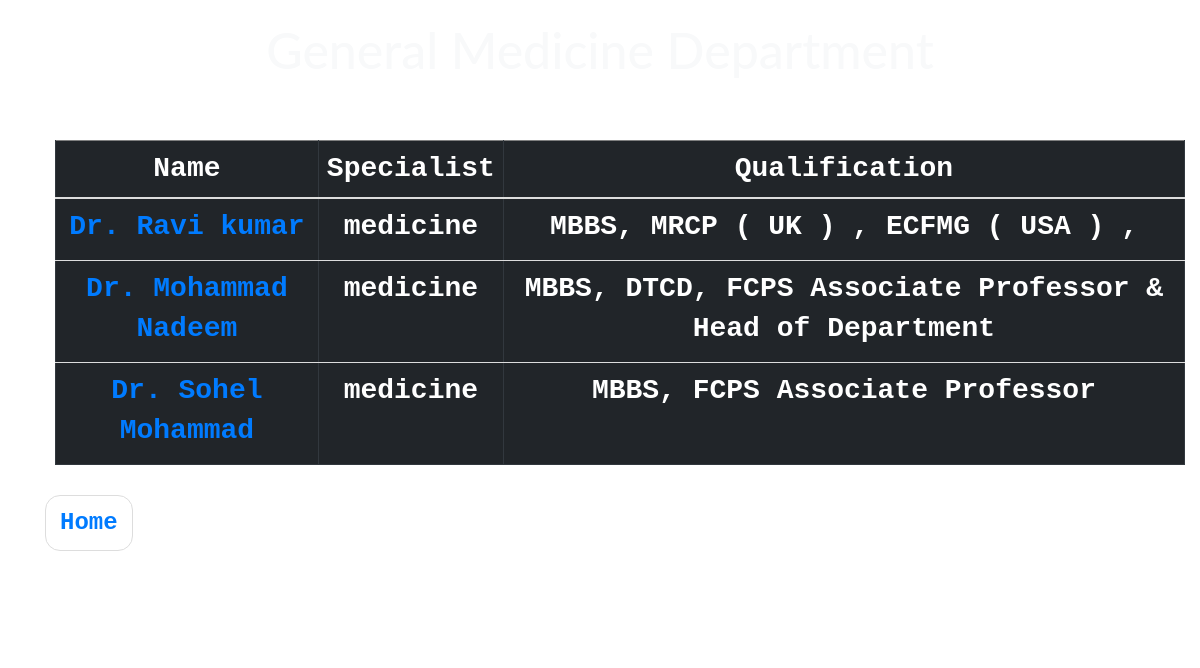
The app's page /medicine.php with its own data.
### tables this page shows
CREATE TABLE `schedule` (
  `s_id` int(11) NOT NULL,
  `Day_Time1` varchar(500) NOT NULL,
  `Day_Time2` varchar(500) NOT NULL,
  `Day_Time3` varchar(500) NOT NULL,
  `Day_Time4` varchar(500) NOT NULL,
  `Day_Time5` varchar(5000) NOT NULL,
  `Day_Time6` varchar(5000) NOT NULL,
  `Day_Time7` varchar(5000) NOT NULL,
  `d_id` int(11) NOT NULL
);

CREATE TABLE `doctor` (
  `id` int(11) NOT NULL,
  `f_name` varchar(500) NOT NULL,
  `l_name` varchar(500) NOT NULL,
  `email` varchar(500) NOT NULL,
  `contact` varchar(500) NOT NULL,
  `specialist` varchar(500) NOT NULL,
  `qualification` varchar(500) NOT NULL,
  `DOB` date NOT NULL,
  `gender` varchar(500) NOT NULL,
  `bmdc_reg_num` int(11) NOT NULL,
  `address` text NOT NULL,
  `pswd` varchar(500) NOT NULL,
  `date` date NOT NULL,
  `permission` varchar(500) NOT NULL
);

### medicine.php (the view, shortened to what this page needs)
<!DOCTYPE html PUBLIC "-//W3C//DTD XHTML 1.0 Transitional//EN" "http://www.w3.org/TR/xhtml1/DTD/xhtml1-transitional.dtd">
<html xmlns="http://www.w3.org/1999/xhtml">
<head>
  <link rel="stylesheet" href="https://maxcdn.bootstrapcdn.com/bootstrap/3.3.7/css/bootstrap.min.css">
  <link rel="stylesheet" href="https://maxcdn.bootstrapcdn.com/bootstrap/4.1.0/css/bootstrap.min.css">
 <link rel="stylesheet" href="https://cdnjs.cloudflare.com/ajax/libs/font-awesome/4.7.0/css/font-awesome.min.css">
</head>
<body class="container-fluid">
<h1 class="text-monocase text-capitalize text-center text-light">General Medicine Department</h1>
<ul class="text-center font-weight-bold text-monospace text-dark">
<table border="1"
class="table table-hover table-dark">
  <thead>
    <tr>
      <th scope="col" >Name</th>
      <th scope="col" >Specialist</th>
      <th scope="col">Qualification</th>
    </tr>
  </thead>
<?php
include("connection.php");
?><br/>
<?php
       $query ="SELECT *
                     FROM doctor inner join schedule on schedule.d_id=doctor.id   where permission='approved' AND specialist like'm%' OR permission='Added' AND specialist like'm%' ";
				   $run = mysqli_query($db, $query);
				   while($row = mysqli_fetch_array($run))
				   {
					  echo  "<h3><tr><th><a href='Admin/detail.php?s_id={$row['s_id']}'>{$row['f_name']}{$row['l_name']}</a></h3>";
						 echo "<h3><th>". $row['specialist'] ." </h3>" ;
						   echo "<h3><th>". $row['qualification'] ." </th></tr></h3>";
				   }
			   ?></table></ul>
<div class="container ">
<ul class="pager font-weight-bold text-monospace">
   <li class="previous" ><a href="index.php">Home</a></li>
</ul></div>
</body>
</html>

### connection.php (shortened to what this page needs)
<!DOCTYPE html PUBLIC "-//W3C//DTD XHTML 1.0 Transitional//EN" "http://www.w3.org/TR/xhtml1/DTD/xhtml1-transitional.dtd">
<html xmlns="http://www.w3.org/1999/xhtml">
<head>
</head>
<body>
</body>
</html>

### medicine.php (style rules this page uses)
h1 { font-size:50px; text-align:center; padding-top:20px; color:#000066; }
li { font-size:24px; }
ul { font-size:28px; }
ul h3 { font-size:30px; }
body { font: 400 15px/1.8 Lato, sans-serif; color: #777; }
body { margin:0; padding:0; width:100%; height:100vh; background-image:url(pic/Doctor_Time.jpg); background-size:cover; }
div ul { padding-bottom:70px; }

### records on screen
schedule: d.f_name "Dr. Ravi", d.l_name "kumar", d.specialist "medicine", d.qualification "MBBS, MRCP ( UK ) , ECFMG ( USA ) ,"
schedule: d.f_name "Dr. Mohammad", d.l_name "Nadeem", d.specialist "medicine", d.qualification "MBBS, DTCD, FCPS Associate Professor & Head of Department"
schedule: d.f_name "Dr. Sohel", d.l_name "Mohammad", d.specialist "medicine", d.qualification "MBBS, FCPS Associate Professor"
